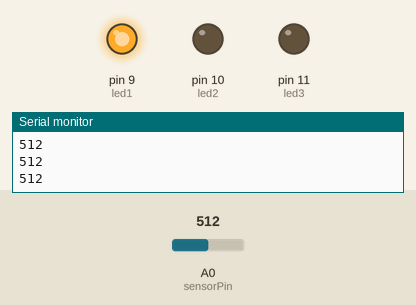
Simulated run of this sketch. Board: Arduino Uno, built with avr-gcc and run on an emulated ATmega328P. Parts: output pins drawn as LEDs (lit = HIGH), the last lines printed to the serial monitor. Inputs (shaded band) come from the test bench; at power-on: A0 (sensorPin) = 512.

Above: at 1.2 s.
1.3 s: A0 (sensorPin) set to 416
2.8 s: A0 (sensorPin) set to 389
At 4.0 s:
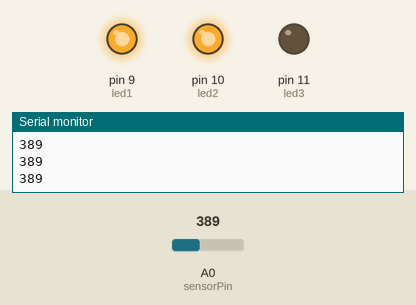
4.3 s: A0 (sensorPin) set to 214
5.8 s: A0 (sensorPin) set to 184
At 6.7 s:
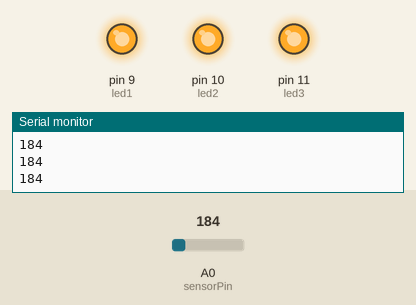
7.3 s: A0 (sensorPin) set to 710
At 8.0 s:
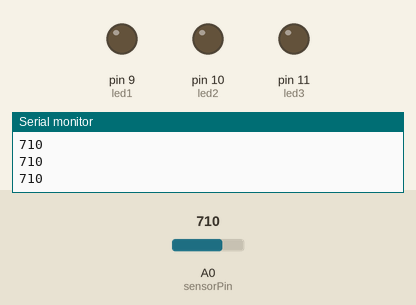
8.8 s: A0 (sensorPin) set to 692
At 9.3 s:
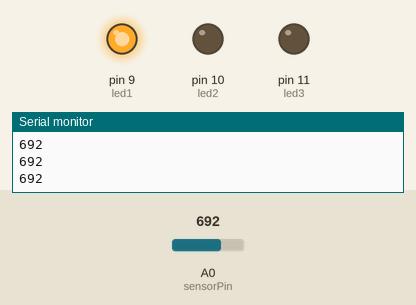
Timing chart, 0 to 11.3 s (numbered marks = the images above; inputs shaded):
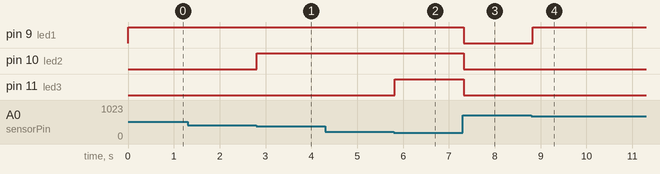

Measured:
- the behaviour switches between 401 and 400 on A0 (sensorPin) (found by bisection; images 0 and 1)
- the behaviour switches between 201 and 200 on A0 (sensorPin) (found by bisection; images 1 and 2)
- the behaviour switches between 701 and 700 on A0 (sensorPin) (found by bisection; images 3 and 4)
- after the input at 2.8 s, pin 10 (led2): LOW → HIGH at once
- after the input at 5.8 s, pin 11 (led3): LOW → HIGH at once
- after the input at 7.3 s, pin 9 (led1), pin 10 (led2), pin 11 (led3): HIGH → LOW at once
- after the input at 8.8 s, pin 9 (led1): LOW → HIGH at once

The sketch:

LDR.ino
```cpp
int sensorPin = A0;
int led1 = 9;
int led2 = 10;
int led3 = 11;
int sensorValue = 0;
void setup() {
  pinMode(led1, OUTPUT);
  pinMode(led2, OUTPUT);
  pinMode(led3, OUTPUT);
  Serial.begin(9600);
}
void loop() {
  sensorValue = analogRead(sensorPin);
  Serial.println(sensorValue);
if (sensorValue > 700) {
    digitalWrite(led1, LOW);
    digitalWrite(led2, LOW);
    digitalWrite(led3, LOW);
  }
  else if (sensorValue > 400) {
    digitalWrite(led1, HIGH);
    digitalWrite(led2, LOW);
    digitalWrite(led3, LOW);
  }
  else if (sensorValue > 200) {
    digitalWrite(led1, HIGH);
    digitalWrite(led2, HIGH);
  digitalWrite(led3, LOW);
  }
else {
    digitalWrite(led1, HIGH);
    digitalWrite(led2, HIGH);
    digitalWrite(led3, HIGH);
  }

  delay(100);
}
```
